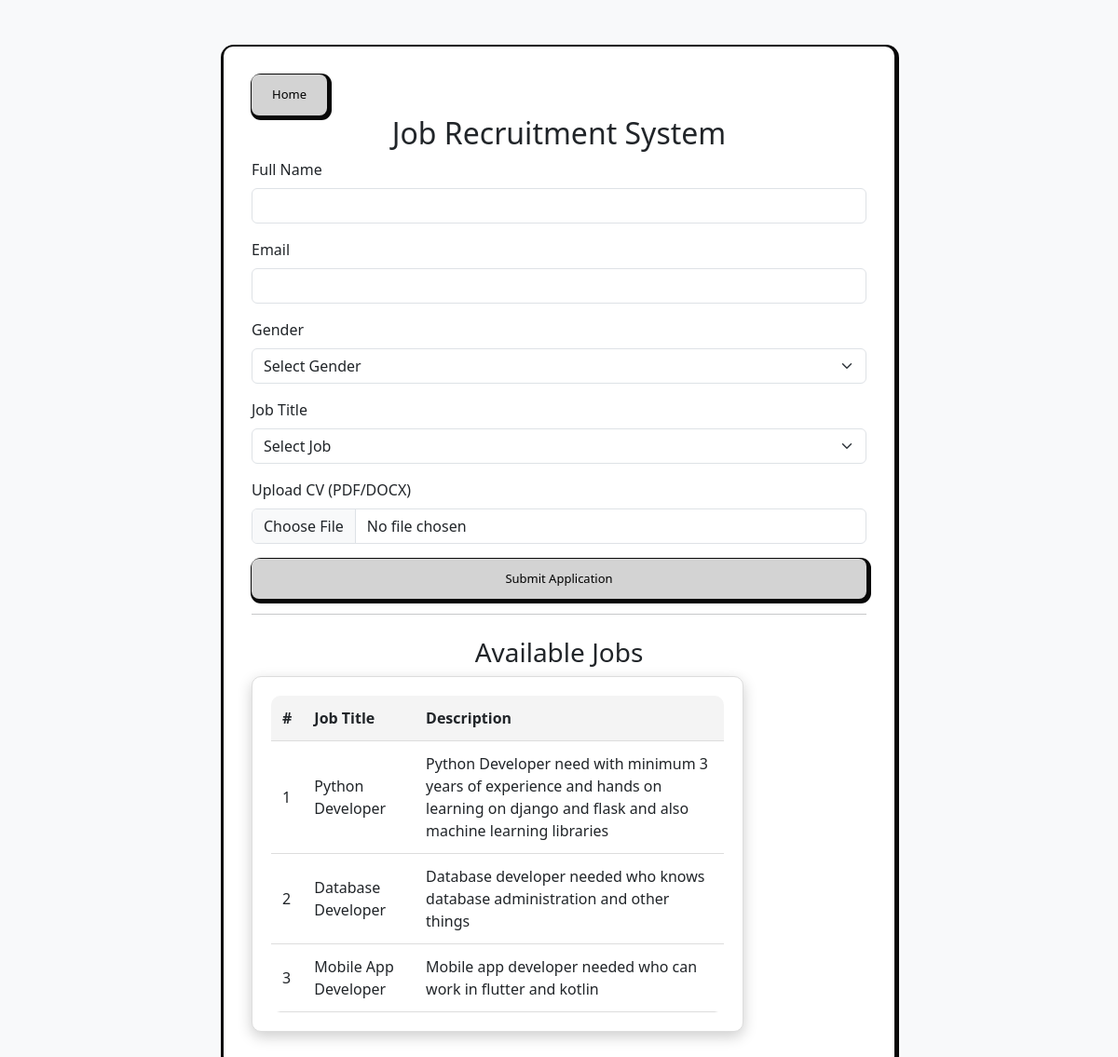
The page /recruitment-dashboard/ on the database as committed earlier.
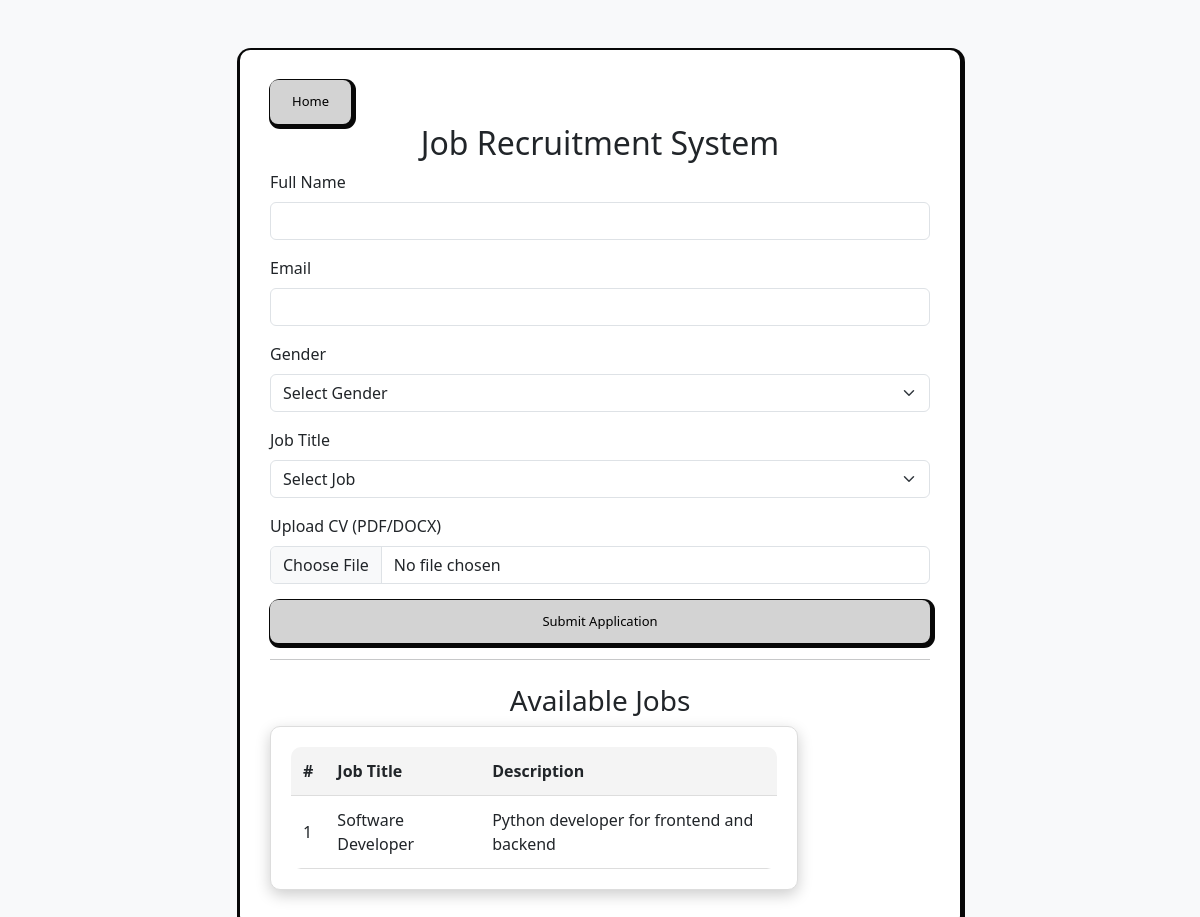
The same page on the database as committed later.
### recruitment/models.py (models this page shows, shortened)
class Job(models.Model):
    title = models.CharField(max_length=255, unique=True)  # Unique job titles
    description = models.TextField()
    required_skills = models.TextField()

### recruitment/views.py (the view)
# urls.py: path('recruitment-dashboard/', views.recruitment_dashboard, name='recruitment_dashboard'),
def recruitment_dashboard(request):
    jobs = Job.objects.all()  # Fix: Added ()
    return render(request, 'job_recruitment.html', {'jobs': jobs})

### recruitment/templates/job_recruitment.html (shortened to what this page needs)
<!DOCTYPE html>
<html lang="en">
<head>
  <link rel="stylesheet" href="https://cdn.jsdelivr.net/npm/bootstrap@5.3.0/dist/css/bootstrap.min.css">
</head>
<body>
  <div class="container">
      <a href="{% url 'home' %}"><button class="home">Home</button></a>
      <h2 class="text-center">Job Recruitment System</h2>
      <form action="{% url 'upload_cv' %}" method="POST" enctype="multipart/form-data">
          <div class="mb-3">
              <label for="name" class="form-label">Full Name</label>
              <input type="text" class="form-control" id="name" name="name" required>
          </div>
          <div class="mb-3">
              <label for="email" class="form-label">Email</label>
              <input type="email" class="form-control" id="email" name="email" required>
          </div>
          <div class="mb-3">
              <label for="gender" class="form-label">Gender</label>
              <select class="form-select" id="gender" name="gender" required>
                  <option value="">Select Gender</option>
              </select>
          </div>
          <div class="mb-3">
              <label for="job" class="form-label">Job Title</label>
              <select class="form-select" id="job" name="job" required>
                  <option value="">Select Job</option>
              </select>
          </div>
          <div class="mb-3">
              <label for="cv" class="form-label">Upload CV (PDF/DOCX)</label>
              <input type="file" class="form-control" id="cv" name="cv" accept=".pdf,.docx" required>
          </div>
          <button type="submit" class="btn btn-primary w-100">Submit Application</button>
      </form>
      <hr>
      <h3 class="text-center mt-4">Available Jobs</h3>
      <div class="table-container">
        <table>
            <thead>
                <tr>
                    <th>#</th>
                    <th>Job Title</th>
                    <th>Description</th>
                </tr>
            </thead>
            <tbody id="jobTableBody mt-3" >
                {% for job in jobs %}
                <tr>
                    <td>{{ forloop.counter }}</td>
                    <td>{{ job.title }}</td>
                    <td>{{job.description}}</td>
                </tr>
                {% endfor %}
            </tbody>
        </table>
    </div>
</div>
</body>
</html>

### recruitment/templates/job_recruitment.html (style rules this page uses)
body { background-color: #f8f9fa; }
.container { max-width: 720px; margin-top: 50px; background: white; padding: 30px; border-radius: 10px; box-shadow: 1px 2px 0px 4px rgb(0 0 0 / 97%); }
.btn { background-color: #d3d3d3; padding: 12px 22px; font-size: 13px; border: none; border-radius: 8px; cursor: pointer; color: black; box-shadow: 2px 2px 0px 3px rgb(0 0 0 / 97%); }
.home { background-color: #d3d3d3; padding: 12px 22px; font-size: 13px; border: none; border-radius: 8px; cursor: pointer; box-shadow: 2px 2px 0px 3px rgb(0 0 0 / 97%); }
.table-container { background-color: #ffffff; padding: 20px; border-radius: 10px; box-shadow: 0px 5px 15px rgba(0, 0, 0, 0.2); border: 1px solid #ddd; display: inline-block; width: 80%; margin: auto; }
table { width: 100%; border-collapse: collapse; border-radius: 10px; overflow: hidden; background: #fff; }
th, td { padding: 12px; text-align: left; border-bottom: 1px solid #ddd; }
th { background-color: #f4f4f4; font-weight: bold; }
tbody tr { transition: 0.3s ease-in-out; }

Rows that differ between the two databases and show on the page:
removed Job: title "Database Developer", description "Database developer needed who knows database administration and other things"
removed Job: title "Mobile App Developer", description "Mobile app developer needed who can work in flutter and kotlin"
changed Job: title "Python Developer" → "Software Developer"; description "Python Developer need with minimum 3 years of experience and hands on learning on django and flask and also machine learning libraries" → "Python developer for frontend and backend"
